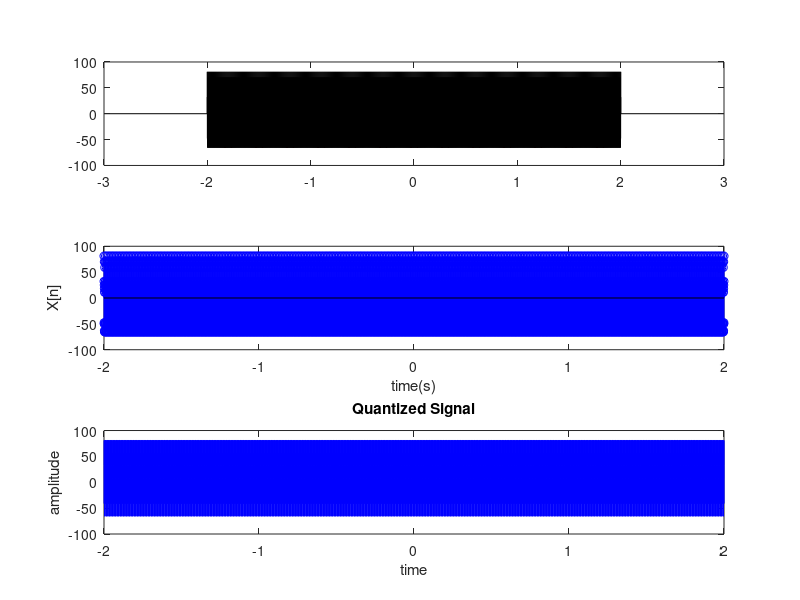

Write the MATLAB code that produced this figure.
pkg load communications
fs = 2000;
dt = 1/fs;
stopTime = 2;
A1=70;
A2=11;
C=4;
F=1;
t = (-2:dt:stopTime);
x1 = A1*cos(2 * pi * C * 100 *t );
x2 = A2*cos(2 * pi * F * 100 *t );
x3 = x1 + x2;
L=6;
delta=(max(x3)-min(x3))/L;
xq=min(x3)+(round((x3-min(x3))/delta)).*delta;
subplot(3,1,1);
bar(t,x3,'r');
subplot(3,1,2);
stem(t,x3,'b');
xlabel('time(s)')
ylabel('X[n]');
subplot(3,1,3);
stairs(t,xq,'b');
title('Quantized Signal');
xlabel('time');
ylabel('amplitude');
